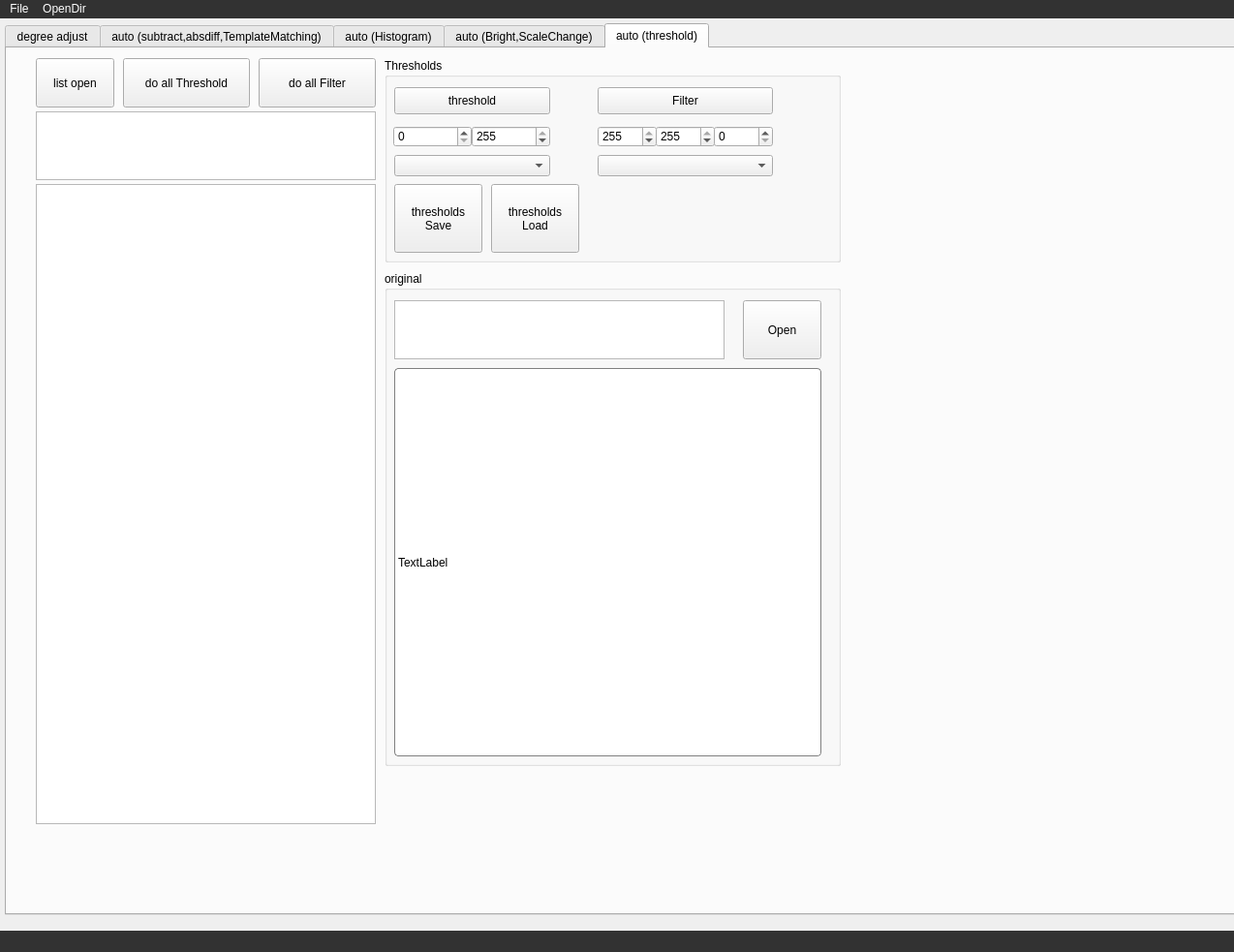
<?xml version="1.0" encoding="UTF-8"?>
<ui version="4.0">
 <class>MainWindow</class>
 <widget class="QMainWindow" name="MainWindow">
  <property name="geometry">
   <rect>
    <x>0</x>
    <y>0</y>
    <width>1274</width>
    <height>983</height>
   </rect>
  </property>
  <property name="windowTitle">
   <string>MainWindow</string>
  </property>
  <widget class="QWidget" name="centralwidget">
   <widget class="QTabWidget" name="tabWidget">
    <property name="geometry">
     <rect>
      <x>5</x>
      <y>5</y>
      <width>1581</width>
      <height>921</height>
     </rect>
    </property>
    <property name="currentIndex">
     <number>4</number>
    </property>
    <property name="tabBarAutoHide">
     <bool>false</bool>
    </property>
    <widget class="QWidget" name="tab">
     <attribute name="title">
      <string>degree adjust</string>
     </attribute>
     <widget class="QPushButton" name="btn_findDegree_2">
      <property name="geometry">
       <rect>
        <x>180</x>
        <y>590</y>
        <width>121</width>
        <height>71</height>
       </rect>
      </property>
      <property name="text">
       <string>5_findDegree</string>
      </property>
     </widget>
     <widget class="QPushButton" name="btn_save">
      <property name="geometry">
       <rect>
        <x>310</x>
        <y>680</y>
        <width>121</width>
        <height>71</height>
       </rect>
      </property>
      <property name="text">
       <string>9_Save</string>
      </property>
     </widget>
     <widget class="QPushButton" name="btn_pattrenMatch_2">
      <property name="geometry">
       <rect>
        <x>50</x>
        <y>590</y>
        <width>121</width>
        <height>71</height>
       </rect>
      </property>
      <property name="text">
       <string>4_pattrenMatch</string>
      </property>
     </widget>
     <widget class="QGroupBox" name="groupBox_5">
      <property name="geometry">
       <rect>
        <x>480</x>
        <y>630</y>
        <width>431</width>
        <height>251</height>
       </rect>
      </property>
      <property name="title">
       <string>roi Info</string>
      </property>
      <widget class="QLabel" name="label_4">
       <property name="geometry">
        <rect>
         <x>20</x>
         <y>30</y>
         <width>64</width>
         <height>15</height>
        </rect>
       </property>
       <property name="text">
        <string>start X</string>
       </property>
      </widget>
      <widget class="QLabel" name="label_5">
       <property name="geometry">
        <rect>
         <x>20</x>
         <y>60</y>
         <width>64</width>
         <height>31</height>
        </rect>
       </property>
       <property name="text">
        <string>start Y</string>
       </property>
      </widget>
      <widget class="QLabel" name="label_6">
       <property name="geometry">
        <rect>
         <x>20</x>
         <y>100</y>
         <width>64</width>
         <height>31</height>
        </rect>
       </property>
       <property name="text">
        <string>end X</string>
       </property>
      </widget>
      <widget class="QLabel" name="label_7">
       <property name="geometry">
        <rect>
         <x>20</x>
         <y>140</y>
         <width>64</width>
         <height>31</height>
        </rect>
       </property>
       <property name="text">
        <string>end Y</string>
       </property>
      </widget>
      <widget class="QTextEdit" name="te_startX">
       <property name="geometry">
        <rect>
         <x>80</x>
         <y>20</y>
         <width>111</width>
         <height>31</height>
        </rect>
       </property>
      </widget>
      <widget class="QTextEdit" name="te_startY">
       <property name="geometry">
        <rect>
         <x>80</x>
         <y>60</y>
         <width>111</width>
         <height>31</height>
        </rect>
       </property>
      </widget>
      <widget class="QTextEdit" name="te_endX">
       <property name="geometry">
        <rect>
         <x>80</x>
         <y>100</y>
         <width>111</width>
         <height>31</height>
        </rect>
       </property>
      </widget>
      <widget class="QTextEdit" name="te_endY">
       <property name="geometry">
        <rect>
         <x>80</x>
         <y>140</y>
         <width>111</width>
         <height>31</height>
        </rect>
       </property>
      </widget>
      <widget class="QPushButton" name="btn_roiSave">
       <property name="geometry">
        <rect>
         <x>330</x>
         <y>20</y>
         <width>91</width>
         <height>71</height>
        </rect>
       </property>
       <property name="text">
        <string>roi Save</string>
       </property>
      </widget>
      <widget class="QLabel" name="lb_startX">
       <property name="geometry">
        <rect>
         <x>200</x>
         <y>24</y>
         <width>121</width>
         <height>21</height>
        </rect>
       </property>
       <property name="styleSheet">
        <string notr="true">background-color: rgb(255, 255, 255);</string>
       </property>
       <property name="text">
        <string notr="true"/>
       </property>
      </widget>
      <widget class="QLabel" name="lb_startY">
       <property name="geometry">
        <rect>
         <x>200</x>
         <y>63</y>
         <width>121</width>
         <height>21</height>
        </rect>
       </property>
       <property name="styleSheet">
        <string notr="true">background-color: rgb(255, 255, 255);</string>
       </property>
       <property name="text">
        <string/>
       </property>
      </widget>
      <widget class="QLabel" name="lb_endX">
       <property name="geometry">
        <rect>
         <x>200</x>
         <y>103</y>
         <width>121</width>
         <height>21</height>
        </rect>
       </property>
       <property name="styleSheet">
        <string notr="true">background-color: rgb(255, 255, 255);</string>
       </property>
       <property name="text">
        <string/>
       </property>
      </widget>
      <widget class="QLabel" name="lb_endY">
       <property name="geometry">
        <rect>
         <x>200</x>
         <y>143</y>
         <width>121</width>
         <height>21</height>
        </rect>
       </property>
       <property name="styleSheet">
        <string notr="true">background-color: rgb(255, 255, 255);</string>
       </property>
       <property name="text">
        <string/>
       </property>
      </widget>
      <widget class="QTextEdit" name="te_roiPath">
       <property name="geometry">
        <rect>
         <x>20</x>
         <y>180</y>
         <width>401</width>
         <height>64</height>
        </rect>
       </property>
      </widget>
      <widget class="QPushButton" name="btn_roiLoad">
       <property name="geometry">
        <rect>
         <x>330</x>
         <y>100</y>
         <width>91</width>
         <height>71</height>
        </rect>
       </property>
       <property name="text">
        <string>roi Load</string>
       </property>
      </widget>
     </widget>
     <widget class="QGroupBox" name="groupBox_2">
      <property name="geometry">
       <rect>
        <x>940</x>
        <y>0</y>
        <width>311</width>
        <height>871</height>
       </rect>
      </property>
      <property name="title">
       <string>file List</string>
      </property>
      <widget class="QListView" name="listView">
       <property name="geometry">
        <rect>
         <x>10</x>
         <y>200</y>
         <width>291</width>
         <height>661</height>
        </rect>
       </property>
      </widget>
      <widget class="QTextEdit" name="te_path3">
       <property name="geometry">
        <rect>
         <x>10</x>
         <y>120</y>
         <width>291</width>
         <height>71</height>
        </rect>
       </property>
      </widget>
      <widget class="QPushButton" name="btn_doAll">
       <property name="geometry">
        <rect>
         <x>10</x>
         <y>70</y>
         <width>61</width>
         <height>41</height>
        </rect>
       </property>
       <property name="text">
        <string>do ALL</string>
       </property>
      </widget>
      <widget class="QPushButton" name="btn_open3">
       <property name="geometry">
        <rect>
         <x>10</x>
         <y>20</y>
         <width>61</width>
         <height>41</height>
        </rect>
       </property>
       <property name="text">
        <string>Open</string>
       </property>
      </widget>
      <widget class="QPushButton" name="btn_doAll4">
       <property name="geometry">
        <rect>
         <x>80</x>
         <y>20</y>
         <width>61</width>
         <height>41</height>
        </rect>
       </property>
       <property name="text">
        <string>do ALL
1/4</string>
       </property>
      </widget>
      <widget class="QPushButton" name="btn_doAll9">
       <property name="geometry">
        <rect>
         <x>150</x>
         <y>20</y>
         <width>61</width>
         <height>41</height>
        </rect>
       </property>
       <property name="text">
        <string>do ALL
1/9</string>
       </property>
      </widget>
      <widget class="QPushButton" name="btn_doOnly9">
       <property name="geometry">
        <rect>
         <x>80</x>
         <y>70</y>
         <width>61</width>
         <height>41</height>
        </rect>
       </property>
       <property name="text">
        <string>do ALL
only1/9</string>
       </property>
      </widget>
     </widget>
     <widget class="QGroupBox" name="groupBox_4">
      <property name="geometry">
       <rect>
        <x>480</x>
        <y>460</y>
        <width>371</width>
        <height>161</height>
       </rect>
      </property>
      <property name="title">
       <string>Degree info</string>
      </property>
      <widget class="QTextEdit" name="te_mvDegree">
       <property name="geometry">
        <rect>
         <x>130</x>
         <y>115</y>
         <width>231</width>
         <height>31</height>
        </rect>
       </property>
      </widget>
      <widget class="QLabel" name="lb_masterDegree">
       <property name="geometry">
        <rect>
         <x>130</x>
         <y>30</y>
         <width>231</width>
         <height>21</height>
        </rect>
       </property>
       <property name="styleSheet">
        <string notr="true">background-color: rgb(255, 255, 255);</string>
       </property>
       <property name="text">
        <string>49.07594497393691</string>
       </property>
      </widget>
      <widget class="QLabel" name="label_3">
       <property name="geometry">
        <rect>
         <x>20</x>
         <y>120</y>
         <width>91</width>
         <height>16</height>
        </rect>
       </property>
       <property name="text">
        <string>move degree</string>
       </property>
      </widget>
      <widget class="QLabel" name="label_2">
       <property name="geometry">
        <rect>
         <x>20</x>
         <y>76</y>
         <width>64</width>
         <height>15</height>
        </rect>
       </property>
       <property name="text">
        <string>degree</string>
       </property>
      </widget>
      <widget class="QLabel" name="label">
       <property name="geometry">
        <rect>
         <x>20</x>
         <y>30</y>
         <width>91</width>
         <height>20</height>
        </rect>
       </property>
       <property name="text">
        <string>masterDegree</string>
       </property>
      </widget>
      <widget class="QTextEdit" name="te_degree">
       <property name="geometry">
        <rect>
         <x>130</x>
         <y>70</y>
         <width>231</width>
         <height>31</height>
        </rect>
       </property>
      </widget>
     </widget>
     <widget class="QGroupBox" name="groupBox_3">
      <property name="geometry">
       <rect>
        <x>480</x>
        <y>10</y>
        <width>441</width>
        <height>451</height>
       </rect>
      </property>
      <property name="title">
       <string>result</string>
      </property>
      <widget class="QLabel" name="lb_img2">
       <property name="geometry">
        <rect>
         <x>10</x>
         <y>70</y>
         <width>421</width>
         <height>371</height>
        </rect>
       </property>
       <property name="styleSheet">
        <string notr="true">

    border: 1px solid gray;
    border-radius: 4px;
	background-color: rgb(255, 255, 255);
	margin-top: 0.2em;

</string>
       </property>
       <property name="text">
        <string>TextLabel</string>
       </property>
      </widget>
      <widget class="QPushButton" name="btn_viewBig">
       <property name="geometry">
        <rect>
         <x>10</x>
         <y>30</y>
         <width>93</width>
         <height>28</height>
        </rect>
       </property>
       <property name="text">
        <string>view Big</string>
       </property>
      </widget>
     </widget>
     <widget class="QPushButton" name="btn_roiCut">
      <property name="geometry">
       <rect>
        <x>180</x>
        <y>680</y>
        <width>121</width>
        <height>71</height>
       </rect>
      </property>
      <property name="text">
       <string>8_roi Cut</string>
      </property>
     </widget>
     <widget class="QPushButton" name="btn_pattrenMatch">
      <property name="geometry">
       <rect>
        <x>50</x>
        <y>500</y>
        <width>121</width>
        <height>71</height>
       </rect>
      </property>
      <property name="text">
       <string>1_pattrenMatch</string>
      </property>
     </widget>
     <widget class="QPushButton" name="btn_rotate">
      <property name="geometry">
       <rect>
        <x>310</x>
        <y>500</y>
        <width>121</width>
        <height>71</height>
       </rect>
      </property>
      <property name="text">
       <string>3_Rotated</string>
      </property>
     </widget>
     <widget class="QPushButton" name="btn_roiSet">
      <property name="geometry">
       <rect>
        <x>50</x>
        <y>680</y>
        <width>121</width>
        <height>71</height>
       </rect>
      </property>
      <property name="text">
       <string>7_roi Set</string>
      </property>
     </widget>
     <widget class="QPushButton" name="btn_findDegree">
      <property name="geometry">
       <rect>
        <x>180</x>
        <y>500</y>
        <width>121</width>
        <height>71</height>
       </rect>
      </property>
      <property name="text">
       <string>2_findDegree</string>
      </property>
     </widget>
     <widget class="QGroupBox" name="groupBox">
      <property name="geometry">
       <rect>
        <x>20</x>
        <y>10</y>
        <width>441</width>
        <height>451</height>
       </rect>
      </property>
      <property name="title">
       <string>original</string>
      </property>
      <widget class="QLabel" name="lb_img1">
       <property name="geometry">
        <rect>
         <x>10</x>
         <y>70</y>
         <width>421</width>
         <height>371</height>
        </rect>
       </property>
       <property name="styleSheet">
        <string notr="true">

    border: 1px solid gray;
    border-radius: 4px;
	background-color: rgb(255, 255, 255);
	margin-top: 0.2em;

</string>
       </property>
       <property name="text">
        <string>TextLabel</string>
       </property>
      </widget>
      <widget class="QPushButton" name="btn_open1">
       <property name="geometry">
        <rect>
         <x>350</x>
         <y>30</y>
         <width>81</width>
         <height>28</height>
        </rect>
       </property>
       <property name="text">
        <string>Open</string>
       </property>
      </widget>
      <widget class="QTextEdit" name="te_path1">
       <property name="geometry">
        <rect>
         <x>10</x>
         <y>30</y>
         <width>331</width>
         <height>31</height>
        </rect>
       </property>
      </widget>
     </widget>
     <widget class="QPushButton" name="btn_rotate_2">
      <property name="geometry">
       <rect>
        <x>310</x>
        <y>590</y>
        <width>121</width>
        <height>71</height>
       </rect>
      </property>
      <property name="text">
       <string>6_Rotated</string>
      </property>
     </widget>
     <widget class="QPushButton" name="btn_roiSet_2">
      <property name="geometry">
       <rect>
        <x>50</x>
        <y>770</y>
        <width>61</width>
        <height>71</height>
       </rect>
      </property>
      <property name="text">
       <string>roi Set 
1/4</string>
      </property>
     </widget>
     <widget class="QPushButton" name="btn_roiCut_2">
      <property name="geometry">
       <rect>
        <x>120</x>
        <y>770</y>
        <width>91</width>
        <height>71</height>
       </rect>
      </property>
      <property name="text">
       <string>roi Cut 1/4 
+save</string>
      </property>
     </widget>
     <widget class="QPushButton" name="btn_roiSet_3">
      <property name="geometry">
       <rect>
        <x>270</x>
        <y>770</y>
        <width>61</width>
        <height>71</height>
       </rect>
      </property>
      <property name="text">
       <string>roi Set 
1/9</string>
      </property>
     </widget>
     <widget class="QPushButton" name="btn_roiCut_3">
      <property name="geometry">
       <rect>
        <x>340</x>
        <y>770</y>
        <width>91</width>
        <height>71</height>
       </rect>
      </property>
      <property name="text">
       <string>roi Cut 1/9
+save</string>
      </property>
     </widget>
     <widget class="QPushButton" name="btn_roiSet_4">
      <property name="geometry">
       <rect>
        <x>270</x>
        <y>850</y>
        <width>61</width>
        <height>31</height>
       </rect>
      </property>
      <property name="text">
       <string>roi Set </string>
      </property>
     </widget>
    </widget>
    <widget class="QWidget" name="tab_2">
     <attribute name="title">
      <string>auto (subtract,absdiff,TemplateMatching)</string>
     </attribute>
     <widget class="QPushButton" name="btn_openlistCal">
      <property name="geometry">
       <rect>
        <x>20</x>
        <y>20</y>
        <width>101</width>
        <height>61</height>
       </rect>
      </property>
      <property name="text">
       <string>list open</string>
      </property>
     </widget>
     <widget class="QListView" name="lv_list2">
      <property name="geometry">
       <rect>
        <x>353</x>
        <y>170</y>
        <width>327</width>
        <height>711</height>
       </rect>
      </property>
     </widget>
     <widget class="QListView" name="lv_list1">
      <property name="geometry">
       <rect>
        <x>20</x>
        <y>170</y>
        <width>327</width>
        <height>711</height>
       </rect>
      </property>
     </widget>
     <widget class="QTextEdit" name="te_dirCal">
      <property name="geometry">
       <rect>
        <x>20</x>
        <y>90</y>
        <width>661</width>
        <height>71</height>
       </rect>
      </property>
     </widget>
     <widget class="QGroupBox" name="groupBox_11">
      <property name="geometry">
       <rect>
        <x>140</x>
        <y>10</y>
        <width>541</width>
        <height>71</height>
       </rect>
      </property>
      <property name="title">
       <string>Template matching</string>
      </property>
      <widget class="QComboBox" name="cb_pattrenMatch">
       <property name="geometry">
        <rect>
         <x>70</x>
         <y>20</y>
         <width>261</width>
         <height>41</height>
        </rect>
       </property>
      </widget>
      <widget class="QPushButton" name="btn_doallCal">
       <property name="geometry">
        <rect>
         <x>370</x>
         <y>20</y>
         <width>91</width>
         <height>41</height>
        </rect>
       </property>
       <property name="text">
        <string>do all</string>
       </property>
      </widget>
     </widget>
     <widget class="QGroupBox" name="groupBox_12">
      <property name="geometry">
       <rect>
        <x>690</x>
        <y>80</y>
        <width>571</width>
        <height>471</height>
       </rect>
      </property>
      <property name="title">
       <string>log</string>
      </property>
      <widget class="QTextEdit" name="te_log">
       <property name="geometry">
        <rect>
         <x>10</x>
         <y>20</y>
         <width>551</width>
         <height>381</height>
        </rect>
       </property>
       <property name="font">
        <font>
         <family>Arial</family>
         <pointsize>14</pointsize>
        </font>
       </property>
      </widget>
      <widget class="QProgressBar" name="pbar_doallCal">
       <property name="geometry">
        <rect>
         <x>10</x>
         <y>410</y>
         <width>551</width>
         <height>51</height>
        </rect>
       </property>
       <property name="maximum">
        <number>100</number>
       </property>
       <property name="value">
        <number>0</number>
       </property>
       <property name="textVisible">
        <bool>false</bool>
       </property>
       <property name="invertedAppearance">
        <bool>false</bool>
       </property>
       <property name="textDirection">
        <enum>QProgressBar::TopToBottom</enum>
       </property>
      </widget>
     </widget>
    </widget>
    <widget class="QWidget" name="tab_4">
     <attribute name="title">
      <string>auto (Histogram)</string>
     </attribute>
     <widget class="QPushButton" name="btn_openlistHisto">
      <property name="geometry">
       <rect>
        <x>20</x>
        <y>20</y>
        <width>131</width>
        <height>61</height>
       </rect>
      </property>
      <property name="text">
       <string>list open</string>
      </property>
     </widget>
     <widget class="QListView" name="lv_listHisto">
      <property name="geometry">
       <rect>
        <x>20</x>
        <y>200</y>
        <width>571</width>
        <height>671</height>
       </rect>
      </property>
     </widget>
     <widget class="QTextEdit" name="te_dirHisto">
      <property name="geometry">
       <rect>
        <x>20</x>
        <y>140</y>
        <width>571</width>
        <height>51</height>
       </rect>
      </property>
     </widget>
     <widget class="QGroupBox" name="groupBox_7">
      <property name="geometry">
       <rect>
        <x>600</x>
        <y>10</y>
        <width>471</width>
        <height>861</height>
       </rect>
      </property>
      <property name="title">
       <string>Test</string>
      </property>
      <widget class="QLabel" name="lb_imgHisto">
       <property name="geometry">
        <rect>
         <x>10</x>
         <y>100</y>
         <width>441</width>
         <height>381</height>
        </rect>
       </property>
       <property name="mouseTracking">
        <bool>true</bool>
       </property>
       <property name="focusPolicy">
        <enum>Qt::StrongFocus</enum>
       </property>
       <property name="acceptDrops">
        <bool>true</bool>
       </property>
       <property name="styleSheet">
        <string notr="true">

    border: 1px solid gray;
    border-radius: 4px;
	background-color: rgb(255, 255, 255);
	margin-top: 0.2em;

</string>
       </property>
       <property name="text">
        <string>Drag and Drop</string>
       </property>
       <property name="alignment">
        <set>Qt::AlignCenter</set>
       </property>
      </widget>
      <widget class="QTextEdit" name="te_pathHistoTest">
       <property name="geometry">
        <rect>
         <x>10</x>
         <y>30</y>
         <width>441</width>
         <height>61</height>
        </rect>
       </property>
      </widget>
      <widget class="QLabel" name="lb_Histogram">
       <property name="geometry">
        <rect>
         <x>10</x>
         <y>540</y>
         <width>441</width>
         <height>311</height>
        </rect>
       </property>
       <property name="styleSheet">
        <string notr="true">

    border: 1px solid gray;
    border-radius: 4px;
	background-color: rgb(255, 255, 255);
	margin-top: 0.2em;

</string>
       </property>
       <property name="text">
        <string>Histogram Area</string>
       </property>
       <property name="alignment">
        <set>Qt::AlignCenter</set>
       </property>
      </widget>
      <widget class="QPushButton" name="btn_histogram">
       <property name="geometry">
        <rect>
         <x>176</x>
         <y>486</y>
         <width>121</width>
         <height>51</height>
        </rect>
       </property>
       <property name="text">
        <string>get Histogam</string>
       </property>
      </widget>
      <widget class="QSpinBox" name="histNumTest2">
       <property name="geometry">
        <rect>
         <x>96</x>
         <y>490</y>
         <width>71</width>
         <height>41</height>
        </rect>
       </property>
       <property name="minimum">
        <number>1</number>
       </property>
       <property name="maximum">
        <number>256</number>
       </property>
       <property name="value">
        <number>256</number>
       </property>
      </widget>
      <widget class="QSpinBox" name="histNumTest1">
       <property name="geometry">
        <rect>
         <x>16</x>
         <y>490</y>
         <width>71</width>
         <height>41</height>
        </rect>
       </property>
       <property name="maximum">
        <number>255</number>
       </property>
      </widget>
      <widget class="QTextEdit" name="te_histoResult">
       <property name="geometry">
        <rect>
         <x>306</x>
         <y>486</y>
         <width>141</width>
         <height>51</height>
        </rect>
       </property>
      </widget>
     </widget>
     <widget class="QGroupBox" name="groupBox_10">
      <property name="geometry">
       <rect>
        <x>170</x>
        <y>10</y>
        <width>421</width>
        <height>121</height>
       </rect>
      </property>
      <property name="title">
       <string>Histogram</string>
      </property>
      <widget class="QPushButton" name="btn_doallHisto">
       <property name="geometry">
        <rect>
         <x>270</x>
         <y>20</y>
         <width>91</width>
         <height>41</height>
        </rect>
       </property>
       <property name="text">
        <string>do all</string>
       </property>
      </widget>
      <widget class="QSpinBox" name="histNum1">
       <property name="geometry">
        <rect>
         <x>50</x>
         <y>20</y>
         <width>71</width>
         <height>41</height>
        </rect>
       </property>
       <property name="minimum">
        <number>0</number>
       </property>
       <property name="maximum">
        <number>255</number>
       </property>
       <property name="value">
        <number>60</number>
       </property>
      </widget>
      <widget class="QSpinBox" name="histNum2">
       <property name="geometry">
        <rect>
         <x>165</x>
         <y>20</y>
         <width>71</width>
         <height>41</height>
        </rect>
       </property>
       <property name="minimum">
        <number>1</number>
       </property>
       <property name="maximum">
        <number>256</number>
       </property>
       <property name="value">
        <number>256</number>
       </property>
      </widget>
      <widget class="QLabel" name="label_14">
       <property name="geometry">
        <rect>
         <x>135</x>
         <y>34</y>
         <width>21</width>
         <height>16</height>
        </rect>
       </property>
       <property name="text">
        <string>~</string>
       </property>
      </widget>
      <widget class="QLabel" name="label_15">
       <property name="geometry">
        <rect>
         <x>135</x>
         <y>84</y>
         <width>21</width>
         <height>16</height>
        </rect>
       </property>
       <property name="text">
        <string>~</string>
       </property>
      </widget>
      <widget class="QPushButton" name="btn_doallHisto_2">
       <property name="geometry">
        <rect>
         <x>270</x>
         <y>70</y>
         <width>91</width>
         <height>41</height>
        </rect>
       </property>
       <property name="text">
        <string>do all</string>
       </property>
      </widget>
      <widget class="QSpinBox" name="histNum1_2">
       <property name="geometry">
        <rect>
         <x>50</x>
         <y>70</y>
         <width>71</width>
         <height>41</height>
        </rect>
       </property>
       <property name="maximum">
        <number>255</number>
       </property>
       <property name="value">
        <number>100</number>
       </property>
      </widget>
      <widget class="QSpinBox" name="histNum2_2">
       <property name="geometry">
        <rect>
         <x>165</x>
         <y>70</y>
         <width>71</width>
         <height>41</height>
        </rect>
       </property>
       <property name="minimum">
        <number>1</number>
       </property>
       <property name="maximum">
        <number>256</number>
       </property>
       <property name="value">
        <number>150</number>
       </property>
      </widget>
     </widget>
    </widget>
    <widget class="QWidget" name="tab_5">
     <attribute name="title">
      <string>auto (Bright,ScaleChange)</string>
     </attribute>
     <widget class="QPushButton" name="btn_openlistBright">
      <property name="geometry">
       <rect>
        <x>20</x>
        <y>20</y>
        <width>131</width>
        <height>61</height>
       </rect>
      </property>
      <property name="text">
       <string>list open</string>
      </property>
     </widget>
     <widget class="QListView" name="lv_listBright">
      <property name="geometry">
       <rect>
        <x>20</x>
        <y>170</y>
        <width>531</width>
        <height>691</height>
       </rect>
      </property>
     </widget>
     <widget class="QTextEdit" name="te_dirBright">
      <property name="geometry">
       <rect>
        <x>20</x>
        <y>110</y>
        <width>531</width>
        <height>51</height>
       </rect>
      </property>
     </widget>
     <widget class="QGroupBox" name="groupBox_8">
      <property name="geometry">
       <rect>
        <x>170</x>
        <y>10</y>
        <width>381</width>
        <height>80</height>
       </rect>
      </property>
      <property name="title">
       <string>Bright</string>
      </property>
      <widget class="QPushButton" name="btn_doallBright">
       <property name="geometry">
        <rect>
         <x>280</x>
         <y>20</y>
         <width>81</width>
         <height>51</height>
        </rect>
       </property>
       <property name="text">
        <string>do all</string>
       </property>
      </widget>
      <widget class="QLabel" name="label_8">
       <property name="geometry">
        <rect>
         <x>10</x>
         <y>30</y>
         <width>31</width>
         <height>31</height>
        </rect>
       </property>
       <property name="text">
        <string>Min</string>
       </property>
      </widget>
      <widget class="QSpinBox" name="histNum2Bright">
       <property name="geometry">
        <rect>
         <x>180</x>
         <y>25</y>
         <width>71</width>
         <height>41</height>
        </rect>
       </property>
       <property name="minimum">
        <number>-1000</number>
       </property>
       <property name="maximum">
        <number>1000</number>
       </property>
       <property name="singleStep">
        <number>10</number>
       </property>
       <property name="value">
        <number>50</number>
       </property>
      </widget>
      <widget class="QLabel" name="label_9">
       <property name="geometry">
        <rect>
         <x>140</x>
         <y>20</y>
         <width>31</width>
         <height>51</height>
        </rect>
       </property>
       <property name="text">
        <string>Max</string>
       </property>
      </widget>
      <widget class="QSpinBox" name="histNum1Bright">
       <property name="geometry">
        <rect>
         <x>50</x>
         <y>24</y>
         <width>71</width>
         <height>41</height>
        </rect>
       </property>
       <property name="minimum">
        <number>-1000</number>
       </property>
       <property name="maximum">
        <number>1000</number>
       </property>
       <property name="singleStep">
        <number>10</number>
       </property>
       <property name="value">
        <number>-50</number>
       </property>
      </widget>
     </widget>
     <widget class="QGroupBox" name="scale">
      <property name="geometry">
       <rect>
        <x>572</x>
        <y>10</y>
        <width>371</width>
        <height>80</height>
       </rect>
      </property>
      <property name="title">
       <string>Scale</string>
      </property>
      <widget class="QLabel" name="label_10">
       <property name="geometry">
        <rect>
         <x>20</x>
         <y>30</y>
         <width>31</width>
         <height>31</height>
        </rect>
       </property>
       <property name="text">
        <string>Min</string>
       </property>
      </widget>
      <widget class="QPushButton" name="btn_doallScale">
       <property name="geometry">
        <rect>
         <x>270</x>
         <y>20</y>
         <width>81</width>
         <height>51</height>
        </rect>
       </property>
       <property name="text">
        <string>do all</string>
       </property>
      </widget>
      <widget class="QLabel" name="label_11">
       <property name="geometry">
        <rect>
         <x>142</x>
         <y>20</y>
         <width>31</width>
         <height>51</height>
        </rect>
       </property>
       <property name="text">
        <string>Max</string>
       </property>
      </widget>
      <widget class="QSpinBox" name="ScaleNum1">
       <property name="geometry">
        <rect>
         <x>50</x>
         <y>24</y>
         <width>60</width>
         <height>41</height>
        </rect>
       </property>
       <property name="minimum">
        <number>0</number>
       </property>
       <property name="maximum">
        <number>100</number>
       </property>
       <property name="singleStep">
        <number>10</number>
       </property>
       <property name="value">
        <number>70</number>
       </property>
      </widget>
      <widget class="QSpinBox" name="ScaleNum2">
       <property name="geometry">
        <rect>
         <x>176</x>
         <y>24</y>
         <width>60</width>
         <height>41</height>
        </rect>
       </property>
       <property name="minimum">
        <number>0</number>
       </property>
       <property name="maximum">
        <number>100</number>
       </property>
       <property name="singleStep">
        <number>10</number>
       </property>
       <property name="value">
        <number>80</number>
       </property>
      </widget>
      <widget class="QLabel" name="label_12">
       <property name="geometry">
        <rect>
         <x>114</x>
         <y>30</y>
         <width>31</width>
         <height>31</height>
        </rect>
       </property>
       <property name="text">
        <string>%</string>
       </property>
      </widget>
      <widget class="QLabel" name="label_13">
       <property name="geometry">
        <rect>
         <x>240</x>
         <y>29</y>
         <width>31</width>
         <height>31</height>
        </rect>
       </property>
       <property name="text">
        <string>%</string>
       </property>
      </widget>
     </widget>
     <widget class="QGroupBox" name="groupBox_9">
      <property name="geometry">
       <rect>
        <x>570</x>
        <y>100</y>
        <width>471</width>
        <height>551</height>
       </rect>
      </property>
      <property name="title">
       <string>Test</string>
      </property>
      <widget class="QLabel" name="lb_imgScale">
       <property name="geometry">
        <rect>
         <x>10</x>
         <y>84</y>
         <width>441</width>
         <height>381</height>
        </rect>
       </property>
       <property name="mouseTracking">
        <bool>true</bool>
       </property>
       <property name="focusPolicy">
        <enum>Qt::StrongFocus</enum>
       </property>
       <property name="acceptDrops">
        <bool>true</bool>
       </property>
       <property name="styleSheet">
        <string notr="true">

    border: 1px solid gray;
    border-radius: 4px;
	background-color: rgb(255, 255, 255);
	margin-top: 0.2em;

</string>
       </property>
       <property name="text">
        <string>Drag and Drop</string>
       </property>
       <property name="alignment">
        <set>Qt::AlignCenter</set>
       </property>
      </widget>
      <widget class="QTextEdit" name="te_pathScaleTest">
       <property name="geometry">
        <rect>
         <x>10</x>
         <y>20</y>
         <width>441</width>
         <height>61</height>
        </rect>
       </property>
      </widget>
      <widget class="QPushButton" name="btn_scaleTest">
       <property name="geometry">
        <rect>
         <x>120</x>
         <y>480</y>
         <width>121</width>
         <height>51</height>
        </rect>
       </property>
       <property name="text">
        <string>scale Test</string>
       </property>
      </widget>
      <widget class="QDoubleSpinBox" name="scaleNumTest">
       <property name="geometry">
        <rect>
         <x>10</x>
         <y>480</y>
         <width>91</width>
         <height>51</height>
        </rect>
       </property>
       <property name="decimals">
        <number>1</number>
       </property>
       <property name="minimum">
        <double>0.100000000000000</double>
       </property>
       <property name="maximum">
        <double>1.000000000000000</double>
       </property>
       <property name="singleStep">
        <double>0.100000000000000</double>
       </property>
       <property name="value">
        <double>1.000000000000000</double>
       </property>
      </widget>
     </widget>
    </widget>
    <widget class="QWidget" name="tab_3">
     <attribute name="title">
      <string>auto (threshold)</string>
     </attribute>
     <widget class="QGroupBox" name="Thresholds_2">
      <property name="geometry">
       <rect>
        <x>390</x>
        <y>10</y>
        <width>471</width>
        <height>211</height>
       </rect>
      </property>
      <property name="title">
       <string>Thresholds</string>
      </property>
      <widget class="QPushButton" name="btn_thresholdsLoad">
       <property name="geometry">
        <rect>
         <x>110</x>
         <y>130</y>
         <width>91</width>
         <height>71</height>
        </rect>
       </property>
       <property name="text">
        <string>thresholds
Load</string>
       </property>
      </widget>
      <widget class="QPushButton" name="btn_thresholdsSave">
       <property name="geometry">
        <rect>
         <x>10</x>
         <y>130</y>
         <width>91</width>
         <height>71</height>
        </rect>
       </property>
       <property name="text">
        <string>thresholds
Save</string>
       </property>
      </widget>
      <widget class="QSpinBox" name="spinBox_3">
       <property name="geometry">
        <rect>
         <x>280</x>
         <y>70</y>
         <width>61</width>
         <height>22</height>
        </rect>
       </property>
       <property name="maximum">
        <number>255</number>
       </property>
       <property name="value">
        <number>255</number>
       </property>
      </widget>
      <widget class="QComboBox" name="cb_threshold">
       <property name="geometry">
        <rect>
         <x>10</x>
         <y>100</y>
         <width>161</width>
         <height>22</height>
        </rect>
       </property>
      </widget>
      <widget class="QPushButton" name="btn_threshold">
       <property name="geometry">
        <rect>
         <x>10</x>
         <y>30</y>
         <width>161</width>
         <height>28</height>
        </rect>
       </property>
       <property name="text">
        <string>threshold</string>
       </property>
      </widget>
      <widget class="QSpinBox" name="spinBox_5">
       <property name="geometry">
        <rect>
         <x>220</x>
         <y>70</y>
         <width>61</width>
         <height>22</height>
        </rect>
       </property>
       <property name="maximum">
        <number>255</number>
       </property>
       <property name="value">
        <number>255</number>
       </property>
      </widget>
      <widget class="QSpinBox" name="spinBox_2">
       <property name="geometry">
        <rect>
         <x>90</x>
         <y>70</y>
         <width>81</width>
         <height>22</height>
        </rect>
       </property>
       <property name="maximum">
        <number>255</number>
       </property>
       <property name="value">
        <number>255</number>
       </property>
      </widget>
      <widget class="QComboBox" name="cb_filter">
       <property name="geometry">
        <rect>
         <x>220</x>
         <y>100</y>
         <width>181</width>
         <height>22</height>
        </rect>
       </property>
      </widget>
      <widget class="QPushButton" name="btn_filter">
       <property name="geometry">
        <rect>
         <x>220</x>
         <y>30</y>
         <width>181</width>
         <height>28</height>
        </rect>
       </property>
       <property name="text">
        <string>Filter</string>
       </property>
      </widget>
      <widget class="QSpinBox" name="spinBox_4">
       <property name="geometry">
        <rect>
         <x>340</x>
         <y>70</y>
         <width>61</width>
         <height>22</height>
        </rect>
       </property>
       <property name="maximum">
        <number>255</number>
       </property>
       <property name="value">
        <number>0</number>
       </property>
      </widget>
      <widget class="QSpinBox" name="spinBox">
       <property name="geometry">
        <rect>
         <x>9</x>
         <y>70</y>
         <width>81</width>
         <height>22</height>
        </rect>
       </property>
       <property name="maximum">
        <number>255</number>
       </property>
      </widget>
     </widget>
     <widget class="QPushButton" name="btn_openlistTH">
      <property name="geometry">
       <rect>
        <x>30</x>
        <y>10</y>
        <width>81</width>
        <height>51</height>
       </rect>
      </property>
      <property name="text">
       <string>list open</string>
      </property>
     </widget>
     <widget class="QPushButton" name="btn_doallTH">
      <property name="geometry">
       <rect>
        <x>120</x>
        <y>10</y>
        <width>131</width>
        <height>51</height>
       </rect>
      </property>
      <property name="text">
       <string>do all Threshold</string>
      </property>
     </widget>
     <widget class="QListView" name="lv_listTH">
      <property name="geometry">
       <rect>
        <x>30</x>
        <y>140</y>
        <width>351</width>
        <height>661</height>
       </rect>
      </property>
     </widget>
     <widget class="QGroupBox" name="groupBox_6">
      <property name="geometry">
       <rect>
        <x>390</x>
        <y>230</y>
        <width>471</width>
        <height>511</height>
       </rect>
      </property>
      <property name="title">
       <string>original</string>
      </property>
      <widget class="QLabel" name="lb_imgTH">
       <property name="geometry">
        <rect>
         <x>10</x>
         <y>100</y>
         <width>441</width>
         <height>401</height>
        </rect>
       </property>
       <property name="styleSheet">
        <string notr="true">

    border: 1px solid gray;
    border-radius: 4px;
	background-color: rgb(255, 255, 255);
	margin-top: 0.2em;

</string>
       </property>
       <property name="text">
        <string>TextLabel</string>
       </property>
      </widget>
      <widget class="QPushButton" name="btn_openTH">
       <property name="geometry">
        <rect>
         <x>370</x>
         <y>30</y>
         <width>81</width>
         <height>61</height>
        </rect>
       </property>
       <property name="text">
        <string>Open</string>
       </property>
      </widget>
      <widget class="QTextEdit" name="te_pathTH">
       <property name="geometry">
        <rect>
         <x>10</x>
         <y>30</y>
         <width>341</width>
         <height>61</height>
        </rect>
       </property>
      </widget>
     </widget>
     <widget class="QTextEdit" name="te_dirTH">
      <property name="geometry">
       <rect>
        <x>30</x>
        <y>65</y>
        <width>351</width>
        <height>71</height>
       </rect>
      </property>
     </widget>
     <widget class="QPushButton" name="btn_doallFilter">
      <property name="geometry">
       <rect>
        <x>260</x>
        <y>10</y>
        <width>121</width>
        <height>51</height>
       </rect>
      </property>
      <property name="text">
       <string>do all Filter</string>
      </property>
     </widget>
    </widget>
   </widget>
  </widget>
  <widget class="QMenuBar" name="menubar">
   <property name="geometry">
    <rect>
     <x>0</x>
     <y>0</y>
     <width>1274</width>
     <height>26</height>
    </rect>
   </property>
   <property name="styleSheet">
    <string notr="true">color: white; 
background-color: rgb(50, 50, 50);</string>
   </property>
   <widget class="QMenu" name="menuFile">
    <property name="title">
     <string>File</string>
    </property>
    <addaction name="actionExit"/>
   </widget>
   <widget class="QMenu" name="menuOpenDir">
    <property name="title">
     <string>OpenDir</string>
    </property>
    <addaction name="actionOpenDir_2"/>
   </widget>
   <addaction name="menuFile"/>
   <addaction name="menuOpenDir"/>
  </widget>
  <widget class="QStatusBar" name="statusbar">
   <property name="styleSheet">
    <string notr="true">color: white; 
background-color: rgb(50, 50, 50);</string>
   </property>
  </widget>
  <action name="actionOpenDir">
   <property name="text">
    <string>OpenDir</string>
   </property>
  </action>
  <action name="actionOpenDir_2">
   <property name="text">
    <string>OpenDir</string>
   </property>
  </action>
  <action name="actionExit">
   <property name="text">
    <string>Exit</string>
   </property>
  </action>
 </widget>
 <resources/>
 <connections/>
</ui>
